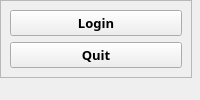
     <widget class="QCustomSlideMenu" name="profileCont" native="true">
      <property name="sizePolicy">
       <sizepolicy hsizetype="Preferred" vsizetype="Preferred">
        <horstretch>0</horstretch>
        <verstretch>0</verstretch>
       </sizepolicy>
      </property>
      <property name="minimumSize">
       <size>
        <width>100</width>
        <height>0</height>
       </size>
      </property>
      <layout class="QVBoxLayout" name="verticalLayout_6">
       <property name="spacing">
        <number>0</number>
       </property>
       <property name="leftMargin">
        <number>0</number>
       </property>
       <property name="topMargin">
        <number>0</number>
       </property>
       <property name="rightMargin">
        <number>8</number>
       </property>
       <property name="bottomMargin">
        <number>0</number>
       </property>
       <item alignment="Qt::AlignTop">
        <widget class="QFrame" name="frame_3">
         <property name="sizePolicy">
          <sizepolicy hsizetype="Preferred" vsizetype="Preferred">
           <horstretch>0</horstretch>
           <verstretch>0</verstretch>
          </sizepolicy>
         </property>
         <property name="minimumSize">
          <size>
           <width>30</width>
           <height>30</height>
          </size>
         </property>
         <property name="frameShape">
          <enum>QFrame::StyledPanel</enum>
         </property>
         <property name="frameShadow">
          <enum>QFrame::Raised</enum>
         </property>
         <layout class="QVBoxLayout" name="verticalLayout_7">
          <item>
           <widget class="QPushButton" name="loginBtn">
            <property name="sizePolicy">
             <sizepolicy hsizetype="Minimum" vsizetype="Fixed">
              <horstretch>0</horstretch>
              <verstretch>0</verstretch>
             </sizepolicy>
            </property>
            <property name="font">
             <font>
              <family>Leelawadee UI Semilight</family>
              <pointsize>10</pointsize>
              <weight>75</weight>
              <bold>true</bold>
              <stylestrategy>PreferDefault</stylestrategy>
             </font>
            </property>
            <property name="text">
             <string>Login</string>
            </property>
            <property name="icon">
             <iconset resource="resources.qrc">
              <normaloff>:/purpleIcons/assets/#78799c(purple) icons/log-in.svg</normaloff>:/purpleIcons/assets/#78799c(purple) icons/log-in.svg</iconset>
            </property>
            <property name="iconSize">
             <size>
              <width>32</width>
              <height>32</height>
             </size>
            </property>
           </widget>
          </item>
          <item>
           <widget class="QPushButton" name="quitBtn">
            <property name="sizePolicy">
             <sizepolicy hsizetype="Minimum" vsizetype="Fixed">
              <horstretch>0</horstretch>
              <verstretch>0</verstretch>
             </sizepolicy>
            </property>
            <property name="font">
             <font>
              <family>Leelawadee UI Semilight</family>
              <pointsize>10</pointsize>
              <weight>75</weight>
              <bold>true</bold>
             </font>
            </property>
            <property name="text">
             <string>Quit</string>
            </property>
            <property name="icon">
             <iconset resource="resources.qrc">
              <normaloff>:/purpleIcons/assets/#78799c(purple) icons/x-octagon.svg</normaloff>:/purpleIcons/assets/#78799c(purple) icons/x-octagon.svg</iconset>
            </property>
            <property name="iconSize">
             <size>
              <width>32</width>
              <height>32</height>
             </size>
            </property>
           </widget>
          </item>
         </layout>
        </widget>
       </item>
      </layout>
     </widget>
